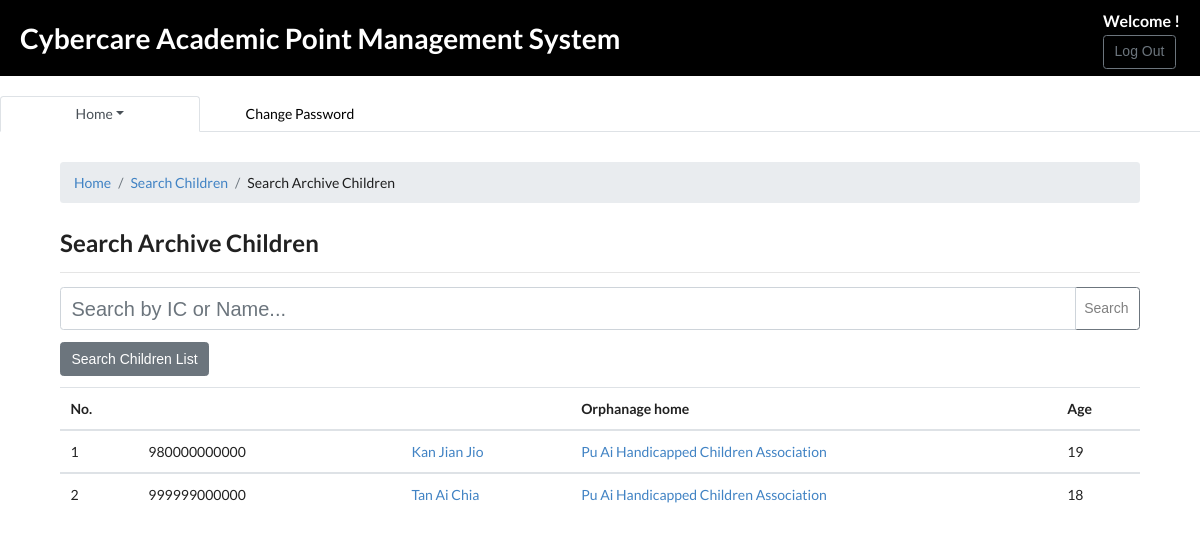
The page /CybercareAdminModule/searchChildrenArchiveList.php (signed in) on the database its author committed.
### tables this page shows
CREATE TABLE IF NOT EXISTS `childrenarchive` (
  `cIC` varchar(12) NOT NULL,
  `cName` varchar(50) NOT NULL,
  `cEmail` varchar(50) NOT NULL,
  `oHID` int(5) NOT NULL,
  `category` varchar(30) NOT NULL,
  `year` varchar(20) NOT NULL,
  `schoolID` int(3) NOT NULL,
  `password` char(64) NOT NULL,
  `salt` char(16) NOT NULL,
  `profilePicture` varchar(30) NOT NULL
);

CREATE TABLE IF NOT EXISTS `orphanagehome` (
  `oHID` int(5) NOT NULL AUTO_INCREMENT,
  `oHName` varchar(50) NOT NULL,
  `oHAdd1` text NOT NULL,
  `oHAdd2` text NOT NULL,
  `oHPostcode` int(5) NOT NULL,
  `oHState` varchar(20) NOT NULL,
  `oHCity` varchar(30) NOT NULL,
  `pEmail` varchar(45) NOT NULL,
  `pPassword` char(64) NOT NULL,
  `salt` char(16) NOT NULL,
  `pName` varchar(30) NOT NULL,
  `pIC` varchar(12) NOT NULL,
  `pPhone` varchar(15) NOT NULL,
  `oHStatus` varchar(20) NOT NULL,
  PRIMARY KEY (`oHID`)
);

### CybercareAdminModule/searchChildrenArchiveList.php (the view, shortened to what this page needs)
<?php
    require("config.php");
	$query = 'SELECT * from childrenarchive c , orphanagehome o WHERE c.oHID=o.oHID';
	$result = mysqli_query($db, $query);
	$search = "";
	function countAge($cIC){
		$age = (int)substr($cIC, 0, 2);
		$currentYear = (int)date("Y");
		$age = (string)($currentYear - $age);
		$age = substr($age, -2);
		return $age;
	}
?>
<!DOCTYPE html>
<head>
	<?php include('/includes/cdn.php');?>
	<link rel="stylesheet" type = "text/css" href="style/mystyle.css">
	<?php include('/includes/header-with-logout.php');?>
	<?php include('/includes/staffNav.php');?>
	</head>
<body onload="setTab()">
	<div class="wrapper">
	<ol class="breadcrumb">
			<li class="breadcrumb-item"><a href="viewOrphanageHome.php">Home</a></li>
			<li class="breadcrumb-item"><a href="searchChild.php">Search Children</a></li>
			<li class="breadcrumb-item">Search Archive Children</li>
		</ol>
		<h2>Search Archive Children</h2>
		<hr>
		<form action="" method="GET">
			<div class="input-group">
				<input class="searchBar form-control" type="Text" name="searchCL" id="searchCL" value = "<?php echo isset($_GET['searchCL']) ? $_GET['searchCL'] : ''; ?>" placeholder="Search by IC or Name...">
				<span class="input-group-btn">
					<button class="btn btn-outline-secondary" name="searchCLBtn" id="searchCLBtn" type="submit" ><span>Search</span></button>
				</span>
			</div>
		</form>
		<div class="changeToChildrenList">
			<form action="searchChild.php">
					<button class="btn btn-secondary" name="changeChildrenList" type="submit"><span>Search Children List</span></button>
			</form>
		</div>
		<div class="tableDiv">
			<?php
				$count = 0;
				if($result->num_rows == 0){
					echo "<h4 class='zeroResult'>0 result.</h4>";
				}
				else{
					$field='cName';
					$sort='ASC';
					$query .= ' order by '.$field.' '.$sort;
					$result = mysqli_query($db, $query);
					echo "<table class='table'>
							<thead class='thead-inverse'>
								<tr>
									<th>No.</th>
									<th><a class=\"sortTH\" href=\"searchChildrenArchiveList.php?searchCL=$search&sorting=$sort&field=cIC\">IC(MyKid/ MyCard)</a></th>
									<th><a class=\"sortTH\" href=\"searchChildrenArchiveList.php?searchCL=$search&sorting=$sort&field=cName\">Name</a></th>
									<th>Orphanage home</th>
									<th>Age</th>
								</tr>
							</thead>";
					while($row = $result->fetch_assoc()){
						echo "<tbody>";
						echo "<tr>";
						echo "<td>" . ++$count . "</td>";
						echo "<td>" . $row['cIC'] . "</td>";
						echo "<td><a href=\"childArchiveProfile.php?id=".$row['cIC']."\" target='_blank'>" . $row['cName'] . "</a></td>";
						echo "<td><a href=\"oHProfile.php?id=".$row['oHID']."\">" . $row['oHName'] . "</a></td>";
						echo "<td>" . countAge($row['cIC']) . "</td>";
						echo "</tr>";
						echo "</tbody>";
					}
				}
				echo "</table>";
			?>
		</div>
	</div>
</body>
</html>

### CybercareAdminModule/style/mystyle.css (style rules this page uses)
body { padding : 0px; margin : 0px; }
#createNewAccount, .content, .wrapper { width : 90%; margin : 30px auto auto auto; }
input { padding : 2px; }
.changeToArchiveList, .changeToChildrenList, .changeToRegChild, .changeToOrphanageHomeList { height : 45px; margin-top : 12px; }
.searchBar { font-size : 20px; width : 40%; }
.input-group button { height : 43px; margin-left : -3px; color : grey; }
.sortTH { color : white; }

### rows shown on the page
childrenarchive: cIC "980000000000", cName "Kan Jian Jio", oHID.oHName "Pu Ai Handicapped Children Association", cIC "19"
childrenarchive: cIC "999999000000", cName "Tan Ai Chia", oHID.oHName "Pu Ai Handicapped Children Association", cIC "18"
